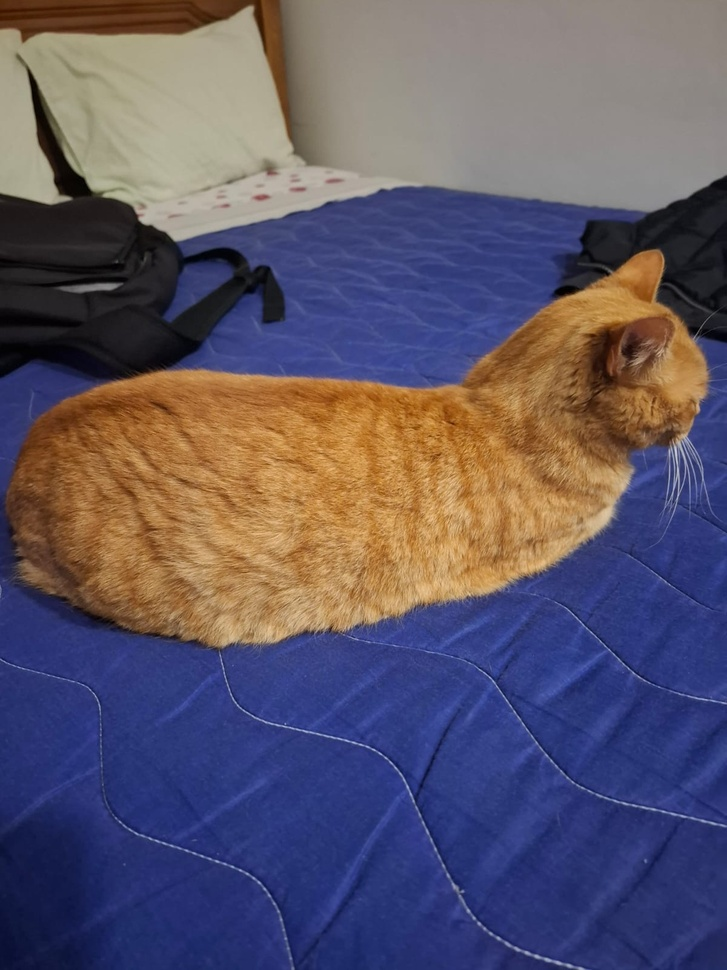
#> input picture img/garfield/g1.jpeg, 727 x 970 px, shrunk from 1200 x 1600 before the run; its folder holds 4 pictures in this run
$ python normal_to_black_white.py
#> lines starting #> are read from the running program, lines starting #| are printed output that depends on the picture
import os
from PIL import Image

pasta_origem = "../../../../img/garfield"
pasta_destino = "../../../../img/garfield_black_white"


os.makedirs(pasta_destino, exist_ok=True)

for arquivo in os.listdir(pasta_origem):
    caminho_completo = os.path.join(pasta_origem, arquivo)

    if arquivo.lower().endswith((".png", ".jpg", ".jpeg", ".bmp", ".gif")):
        imagem = Image.open(caminho_completo).convert("L")
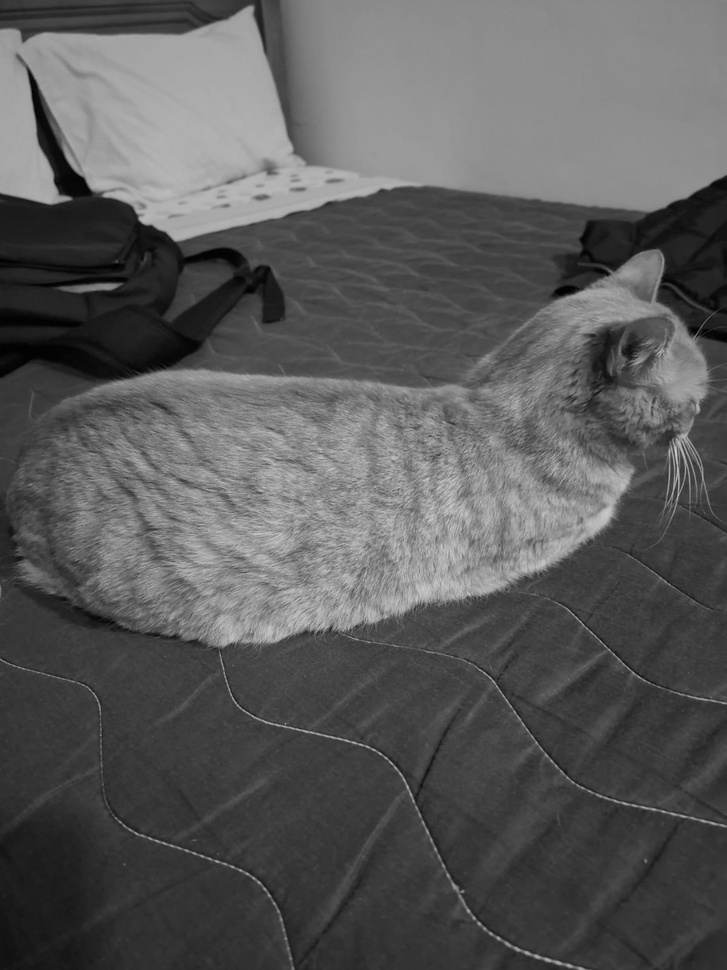
#> imagem: PIL image 727x970 L; min 0, max 213, mean 90.5

        caminho_destino = os.path.join(pasta_destino, arquivo)
        imagem.save(caminho_destino)

        print(f"Convertido: {arquivo} → {caminho_destino}")
#> pass 2 of the loop `for arquivo in os.listdir(pasta_origem):`:
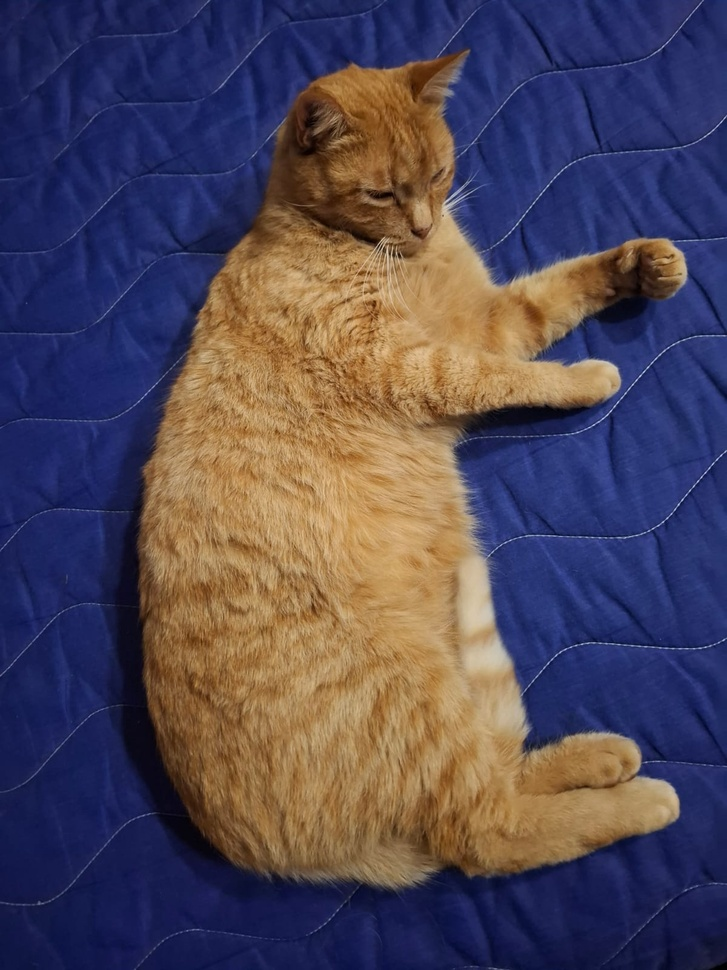
#> input picture img/garfield/g2.jpeg, 727 x 970 px, shrunk from 1200 x 1600 before the run
#> `imagem = Image.open(caminho_completo).convert("L")`:
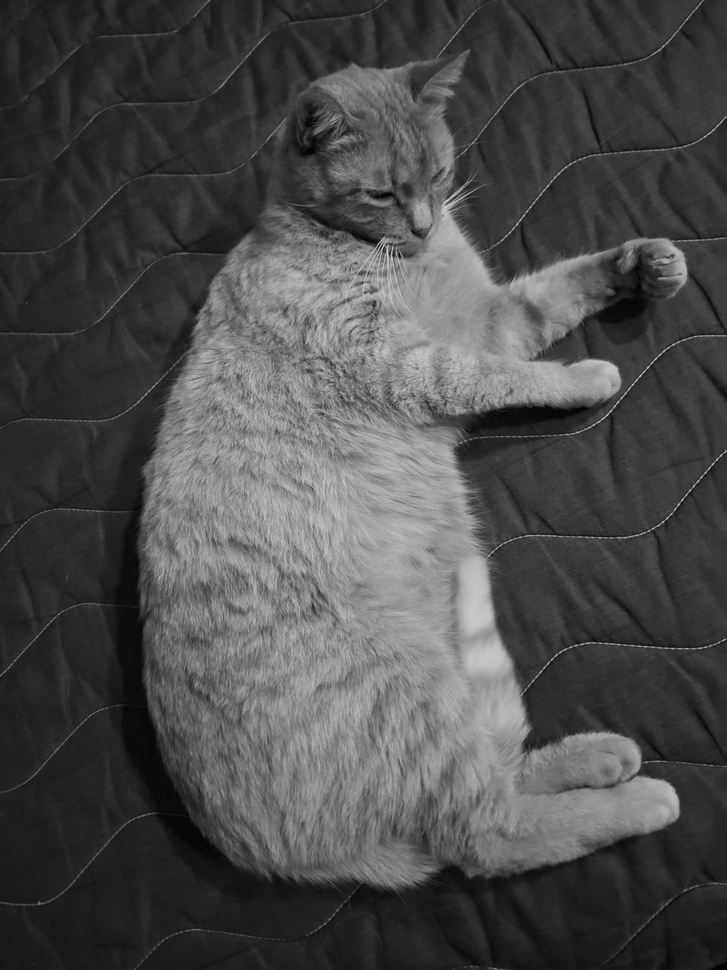
#> imagem: PIL image 727x970 L; min 0, max 208, mean 75.8

print("Todas as imagens foram convertidas com sucesso!")
